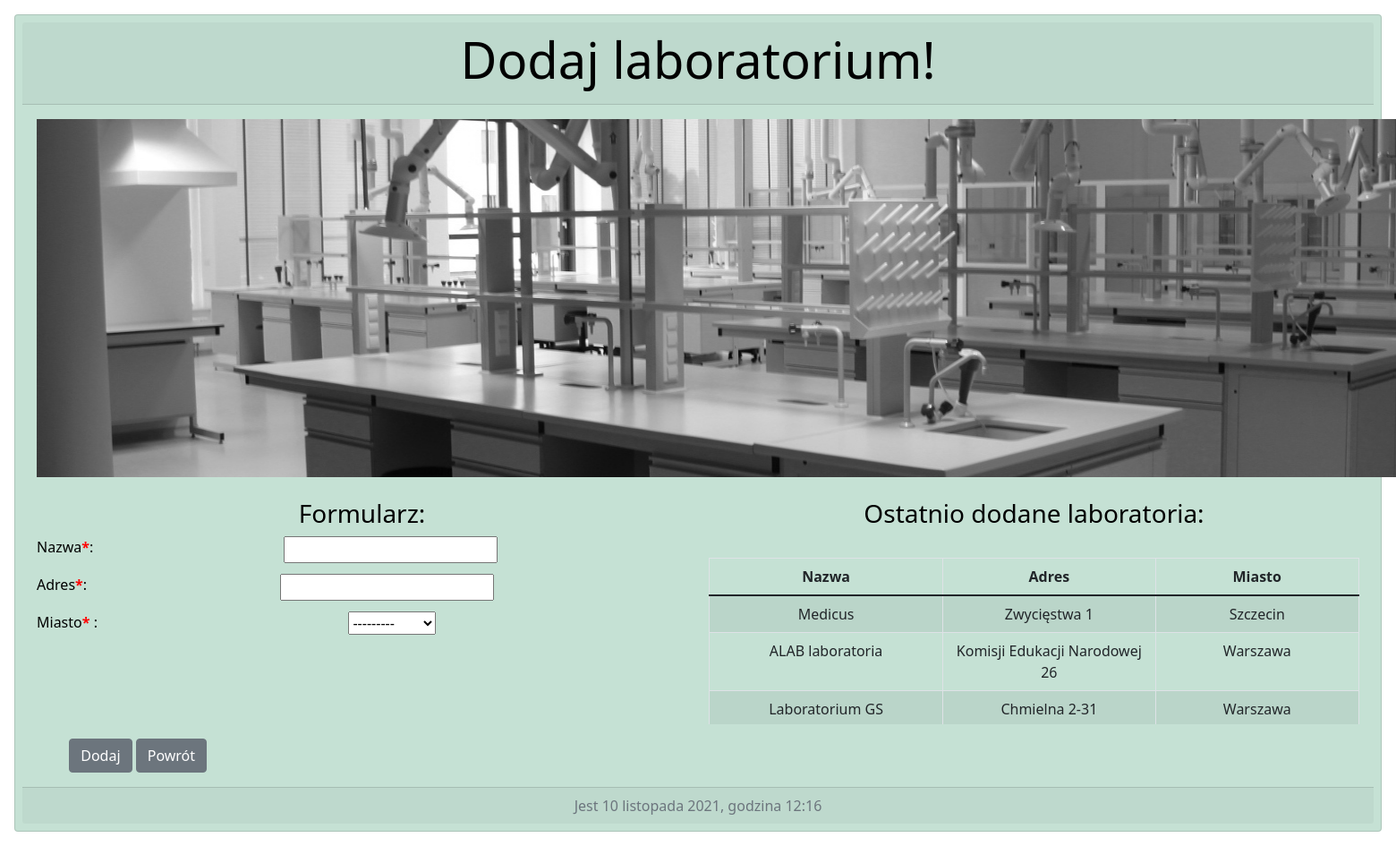
Before: /covid/add_laboratory/ (signed in) with the older database file.
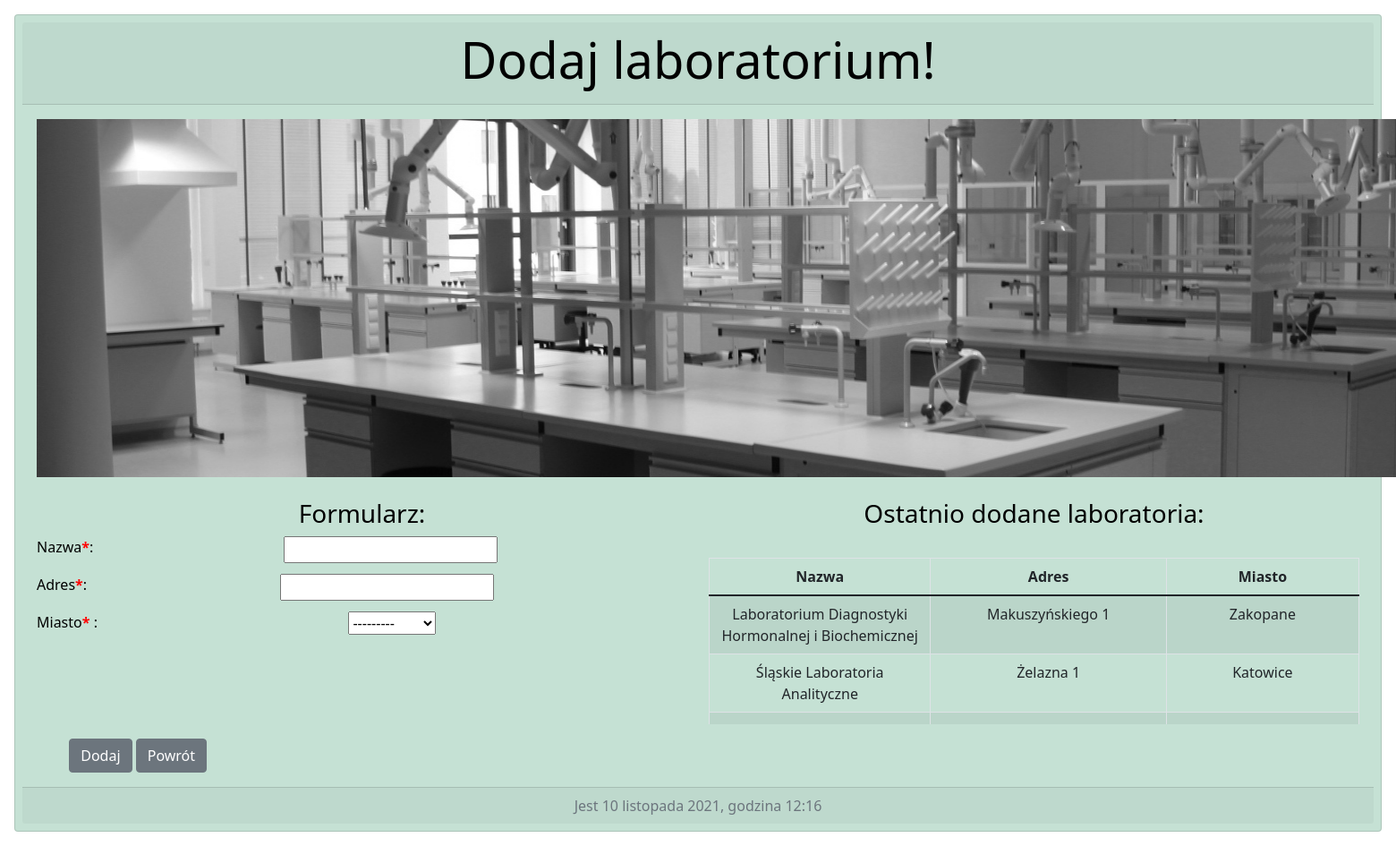
After: the same page with the newer database file.
### covid/models.py (models this page shows, shortened)
class Laboratory(models.Model):
    name = models.CharField(max_length=100)
    address = models.CharField(max_length=60)
    city = models.ForeignKey(City, on_delete=models.PROTECT, related_name='LaboratoryCity')

class City(models.Model):
    PROVINCE = {
        (1, 'Dolnośląskie'),
        (2, 'Kujawsko-pomorskie'),
        (3, 'Lubelskie'),
        (4, 'Lubuskie'),
        (5, 'Łódzkie'),
        (6, 'Małopolskie'),
        (7, 'Mazowieckie'),
        (8, 'Opolskie'),
        (9, 'Podkarpackie'),
        (10, 'Podlaskie'),
        (11, 'Pomorskie'),
        (12, 'Śląskie'),
        (13, 'Świętokrzyskie'),
        (14, 'Warmińsko-mazurskie'),
        (15, 'Wielkopolskie'),
        (16, 'Zachodniopomorskie'),
    }
    name = models.CharField(max_length=32)
    county = models.CharField(max_length=32)
    province = models.PositiveSmallIntegerField(choices=PROVINCE, default=1)
    def __str__(self):
        return self.name_province()
    def name_province(self):
        return "{}".format(self.name)

### covid/views.py (the view)
# urls.py: path('add_laboratory/', add_laboratory, name='add_laboratory'),
@login_required
def add_laboratory(request):
    if Laboratory.objects.count() <= 5:
        laboratories = Laboratory.objects.order_by('-id')
    else:
        laboratories = Laboratory.objects.order_by('-id')[0:6]
    form_laboratory = LaboratoryForm(request.POST or None)
    if form_laboratory.is_valid():
        form_laboratory.save()
        return redirect(main, 'none')
    return render(request, 'add_laboratory.html', {'form_laboratory': form_laboratory, 'laboratories': laboratories})

### covid/forms.py
class LaboratoryForm(ModelForm):
    class Meta:
        model = Laboratory
        fields = '__all__'

### templates/add_laboratory.html (shortened to what this page needs)
{% extends 'pattern.html' %}
{% load bootstrap %}
{% block card_head %}
    <h2 class="display-4">Dodaj laboratorium!</h2>
{% endblock %}
{% block card_body %}
    <img src="/images/laboratorium.jpg" class="city_image"width=1840 height=400>
    <br>
    <br>
    <form method="POST" enctype="multipart/form-data">
        <div class="row">
            <div class="col-6">
                <h3>Formularz:</h3>
                    <div class="fieldWrapper">
                        <label class="add_label">Nazwa<span style="color:red" data-toggle="tooltip" title="To pole jest wymagane!"><b>*</b></span>:</label>
                        {{ form_laboratory.name|bootstrap_inline }}
                    </div>
                    <div class="fieldWrapper">
                        <label class="add_label">Adres<span style="color:red" data-toggle="tooltip" title="To pole jest wymagane!"><b>*</b></span>:</label>
                        {{ form_laboratory.address|bootstrap_inline }}
                    </div>
                    <div class="fieldWrapper">
                        <label class="add_label">Miasto<span style="color:red" data-toggle="tooltip" title="To pole jest wymagane!"><b>*</b></span> :</label>
                        {{ form_laboratory.city|bootstrap_inline }}
                    </div>
                  <br>
            </div>
            <div class="col-6">
                <h3>Ostatnio dodane laboratoria:</h3>
                <br>
                <table class="table table-bordered table-striped scroll_small_table">
                    <thead>
                        <tr>
                        <th scope="col">Nazwa</th>
                        <th scope="col">Adres</th>
                        <th scope="col">Miasto</th>
                        </tr>
                    </thead>
                    <tbody>
                        {% for laboratory in laboratories %}
                        <tr>
                        <td>{{ laboratory.name}}</td>
                        <td>{{ laboratory.address }}</td>
                        <td>{{ laboratory.city }}</td>
                        </tr>
                        {% endfor %}
                    </tbody>
                </table>
            </div>
        </div>
        <div class="row">
            <div class="col-2">
                <button type="submit" class="btn btn-secondary">Dodaj</button> <a href="{% url 'main' 'none' %}" class="btn btn-secondary" >Powrót</a>
            </div>
            <div class="col-10"></div>
        </div>
    </form>
{% endblock %}

### templates/pattern.html (shortened to what this page needs)
{% load static %}
<!doctype html>
<html lang="en">
<head>
    <link rel="stylesheet" href="{% static 'global.css' %}">
    <link href="https://cdn.jsdelivr.net/npm/bootstrap@5.1.3/dist/css/bootstrap.min.css" rel="stylesheet"
>
</head>
<body>
    <div class="card text-center bg-success p-2 text-black" style="--bs-bg-opacity: .25;">
        <div class="card-header">
            {% block card_head %} {% endblock %}
        </div>
        <div class="card-body">
            {% block card_body %} {% endblock %}
        </div>
        <div class="card-footer text-muted">
            Jest {% now "j E Y" %}, godzina {% now "H:i" %}
        </div>
    </div>
</body>
</html>

### static/global.css (style rules this page uses)
body { padding: 1em; }
.scroll_small_table { height:186px; display:block; overflow-y:scroll; width:100%; }
td { width: 10%; }
.city_image { width=1900px; height=140px; }
.add_label { float: left; }

Changed rows visible on the page:
no longer on this page (row unchanged): Laboratory: name "Medicus", address "Zwycięstwa 1", city "Szczecin"
no longer on this page (row unchanged): Laboratory: name "ALAB laboratoria", address "Komisji Edukacji Narodowej 26", city "Warszawa"
no longer on this page (row unchanged): Laboratory: name "Laboratorium GS", address "Chmielna 2-31", city "Warszawa"
added Laboratory: name "Laboratorium Diagnostyki Hormonalnej i Biochemicznej", address "Makuszyńskiego 1", city "Zakopane"
added Laboratory: name "Śląskie Laboratoria Analityczne", address "Żelazna 1", city "Katowice"
